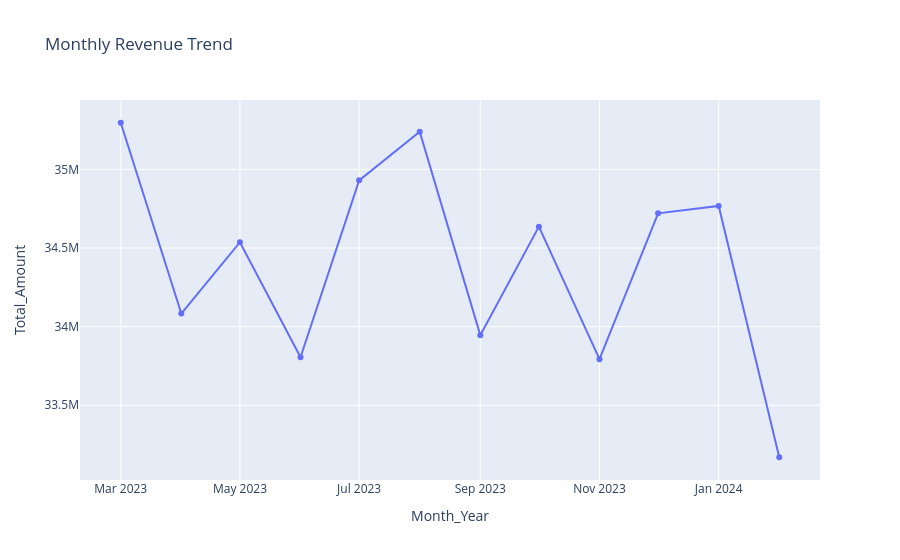

The code cell stored with this chart in its notebook:
### Code cell
fig = px.line(
    monthly_sales,
    x='Month_Year',
    y='Total_Amount',
    title='Monthly Revenue Trend',
    markers=True
)

fig.show()

### Figure 1 — Plotly figure (JSON) as saved in the notebook; plotly's stock layout.template omitted (floating-point values rounded to 4 significant figures)
{"data": [{"hovertemplate": "Month_Year=%{x}<br>Total_Amount=%{y}<extra></extra>", "legendgroup": "", "line": {"color": "#636efa", "dash": "solid"}, "marker": {"symbol": "circle"}, "mode": "lines+markers", "name": "", "orientation": "v", "showlegend": false, "type": "scatter", "x": ["2023-03", "2023-04", "2023-05", "2023-06", "2023-07", "2023-08", "2023-09", "2023-10", "2023-11", "2023-12", "2024-01", "2024-02"], "xaxis": "x", "y": [35300000.0, 34080000.0, 34540000.0, 33810000.0, 34930000.0, 35240000.0, 33950000.0, 34640000.0, 33790000.0, 34720000.0, 34770000.0, 33170000.0], "yaxis": "y"}], "layout": {"legend": {"tracegroupgap": 0}, "title": {"text": "Monthly Revenue Trend"}, "xaxis": {"anchor": "y", "domain": [0, 1], "title": {"text": "Month_Year"}}, "yaxis": {"anchor": "x", "domain": [0, 1], "title": {"text": "Total_Amount"}}}}
